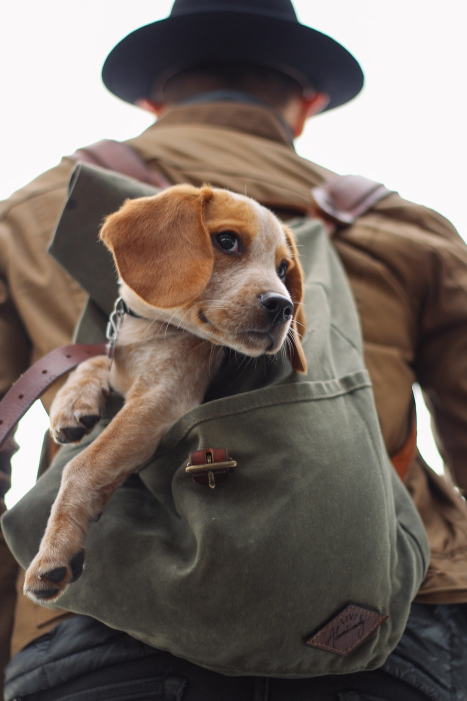
#> input picture dog_backpack.png, 934 x 1401 px (shown at 1/2 size)
$ python images_basics_with_opencv.py
#> lines starting #> are read from the running program, lines starting #| are printed output that depends on the picture
# Image basics with opencv

import cv2
import numpy as np
import matplotlib.pyplot as plt

img = cv2.imread('dog_backpack.png')
#> img is the input picture: shape (1401, 934, 3); mean B, G, R 99.5, 106.7, 118.1

# Wrong RGB Order!
plt.imshow(img)

img_rgb = cv2.cvtColor(img, cv2.COLOR_BGR2RGB)
plt.imshow(img_rgb)

new_img = img_rgb
new_img = cv2.flip(new_img,0)
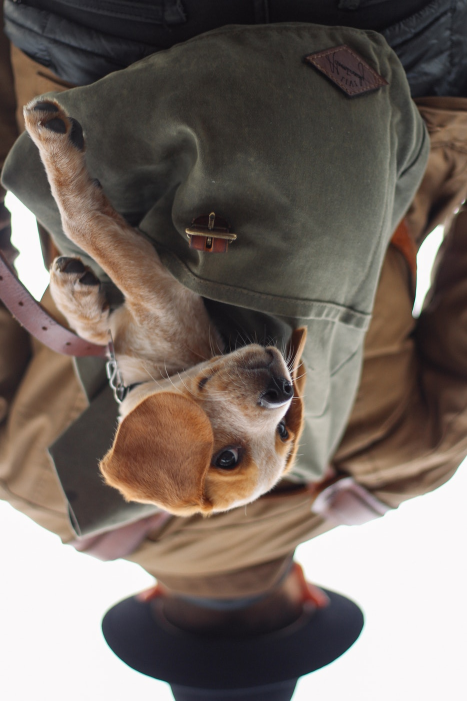
#> new_img: shape (1401, 934, 3) (shown at 1/2 size); mean R, G, B 118.1, 106.7, 99.5
plt.imshow(new_img)
plt.imshow(img_rgb)

cv2.rectangle(img_rgb,pt1=(200,380),pt2=(600,700),color=(255,0,0),thickness=10)
plt.imshow(img_rgb)

"""
Draw a BLUE TRIANGLE in the middle of the image. The size
and angle should be a triangle (three sides) in any orientation.

"""
img_rgb = cv2.cvtColor(img, cv2.COLOR_BGR2RGB)
vertices = np.array([[250,700],[425,400],[600,700]],np.int32)
pts = vertices.reshape((-1,1,2))

cv2.polylines(img_rgb,[pts],isClosed=True,color=(0,0,255),thickness=20)
plt.imshow(img_rgb)

# Fill in this triangle

img_rgb = cv2.cvtColor(img, cv2.COLOR_BGR2RGB)
vertices = np.array([[250,700],[425,400],[600,700]],np.int32)
pts = vertices.reshape((-1,1,2))

cv2.fillPoly(img_rgb,[pts],color=(0,0,255))
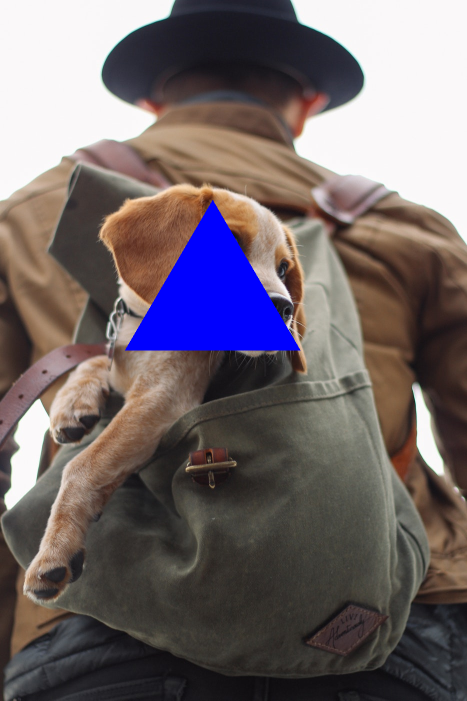
#> img_rgb: shape (1401, 934, 3) (shown at 1/2 size); mean R, G, B 112.9, 102.7, 106.6
plt.imshow(img_rgb)

"""
Create a script that opens the picture and
allows you to draw empty red circles whever
you click the RIGHT MOUSE BUTTON DOWN.

"""
# Create a function based on a CV2 Event (Right button click)
def draw_circle(event,x,y,flags,param):
    if event == cv2.EVENT_RBUTTONDOWN:
        cv2.circle(img,(x,y),100,(0,0,255),10)


# Open Image
img = cv2.imread("dog_backpack.png")
# This names the window so we can reference it
cv2.namedWindow(winname='dog')
# Connects the mouse button to our callback function
cv2.setMouseCallback('dog',draw_circle)

while True: #Runs forever until we break with Esc key on keyboard
    # Shows the image window
    cv2.imshow('dog',img)
    # EXPLANATION FOR THIS LINE OF CODE:
    # https://stackoverflow.com/questions/35372700/whats-0xff-for-in-cv2-waitkey1/39201163
    if cv2.waitKey(20) & 0xFF == 27:
#> (key Esc is pressed here)
        break
# Once script is done, its usually good practice to call this line
# It closes all windows (just in case you have multiple windows called)
cv2.destroyAllWindows()
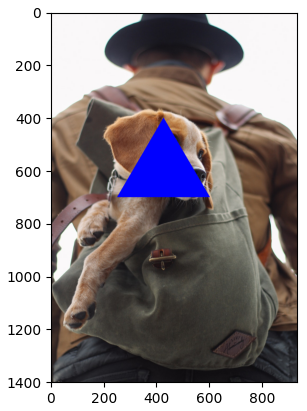
#> figure drawn by matplotlib, 1 panel; B, G, R data is drawn as R, G, B
